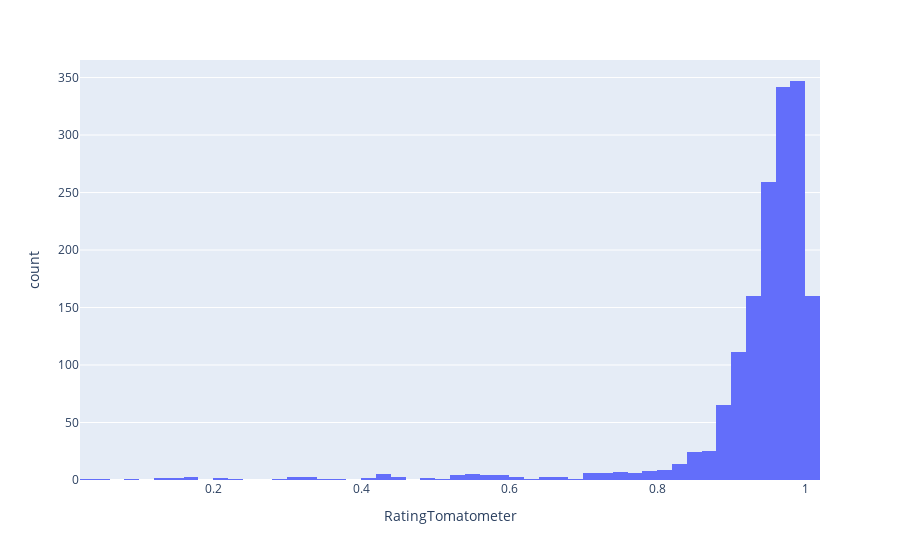

Source (notebook cell):
### Markdown cell above
This dataset specifically focuses on the top 100 in each genre so I expect the mean to be high. 

(I want to seperate this out by genre, by movie data, and limit it down to the top 10 movies in each genre)

### Code cell
fig3 = px.histogram(rt_df, x="RatingTomatometer")
fig3.show()

### Figure 1 — Plotly figure (JSON) as saved in the notebook; plotly's stock layout.template omitted (floating-point values rounded to 4 significant figures; data arrays with more than 128 entries replaced by an {"elided": "..."} marker saying what was removed)
{"data": [{"alignmentgroup": "True", "bingroup": "x", "hovertemplate": "RatingTomatometer=%{x}<br>count=%{y}<extra></extra>", "legendgroup": "", "marker": {"color": "#636efa", "pattern": {"shape": ""}}, "name": "", "offsetgroup": "", "orientation": "v", "showlegend": false, "type": "histogram", "x": {"elided": "1612 float values"}, "xaxis": "x", "yaxis": "y"}], "layout": {"barmode": "relative", "legend": {"tracegroupgap": 0}, "margin": {"t": 60}, "xaxis": {"anchor": "y", "domain": [0, 1], "title": {"text": "RatingTomatometer"}}, "yaxis": {"anchor": "x", "domain": [0, 1], "title": {"text": "count"}}}}
